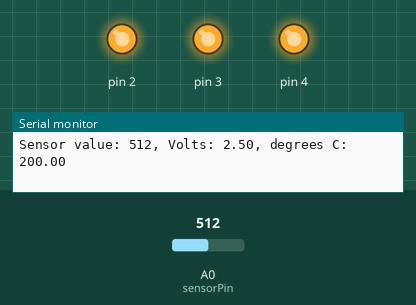
A sketch run on a simulated Arduino Uno, built with avr-gcc and run on an emulated ATmega328P. Shown: output pins drawn as LEDs (lit = HIGH), the last lines printed to the serial monitor. The test bench sets the inputs (shaded band); at power-on: A0 (sensorPin) = 512.

Above: at 1.2 s.
1.3 s: A0 (sensorPin) set to 184
4.3 s: A0 (sensorPin) set to 153
At 5.5 s:
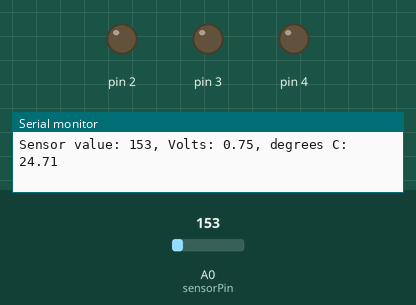
6.0 s: A0 (sensorPin) set to 306
At 6.9 s:
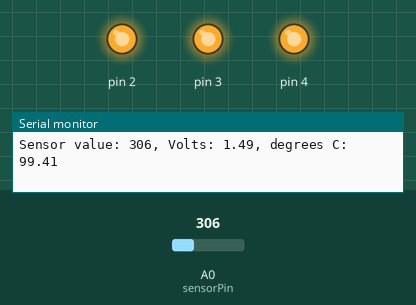
7.5 s: A0 (sensorPin) set to 122
At 8.3 s:
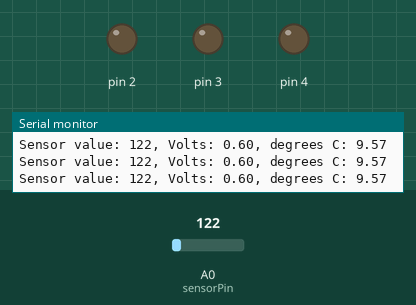
Timing chart, 0 to 10.0 s (numbered marks = the images above; inputs shaded):
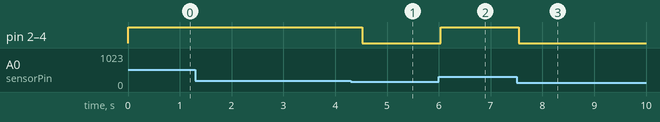

Measured:
- the behaviour switches between 168 and 167 on A0 (sensorPin) (found by bisection; images 0 and 1)
- after the input at 4.3 s, pin 2–4: HIGH → LOW after 0.23 s
- after the input at 6.0 s, pin 2–4: LOW → HIGH at once
- after the input at 7.5 s, pin 2–4: HIGH → LOW at once

The sketch:

loveometer.ino
```cpp
const int sensorPin = A0;
const float baselineTemp = 32.;

void setup() {
  Serial.begin(9600);
  for (int pinNumber = 2; pinNumber < 5; ++pinNumber){
    pinMode(pinNumber, OUTPUT);
    digitalWrite(pinNumber, LOW);
  }
}

void loop() {
  int sensorVal = analogRead(sensorPin);
  Serial.print("Sensor value: ");
  Serial.print(sensorVal);
  float voltage = (sensorVal / 1024.) * 5.;
  Serial.print(", Volts: ");
  Serial.print(voltage);
  Serial.print(", degrees C: ");
  float temperature = (voltage - .5) * 100.;
  Serial.print(temperature);
  Serial.print("\n");
  if (temperature < baselineTemp){
    digitalWrite(2, LOW);
    digitalWrite(3, LOW);
    digitalWrite(4, LOW);
  } else if (temperature >= baselineTemp + 2 &&
             temperature < baselineTemp + 4) {
    digitalWrite(2, HIGH);
    digitalWrite(3, LOW);
    digitalWrite(4, LOW);
  } else if (temperature >= baselineTemp + 4 &&
             temperature < baselineTemp + 6){
    digitalWrite(2, HIGH);
    digitalWrite(3, HIGH);
    digitalWrite(4, LOW);
  } else if (temperature > baselineTemp + 6){
    digitalWrite(2, HIGH);
    digitalWrite(3, HIGH);
    digitalWrite(4, HIGH);
  }
  delay(250);
}
```
